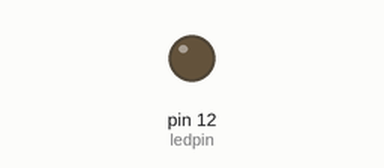
This sketch was run on a simulated Arduino Uno, built with avr-gcc and run on an emulated ATmega328P. Shown: output pins drawn as LEDs (lit = HIGH).

Above: at 1.0 s.
At 8.5 s:
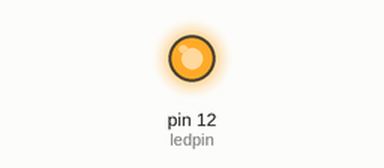
Timing chart, 0 to 8.9 s (numbered marks = the images above):
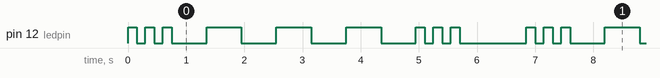

The sketch:

morseCodeLED.ino
```cpp
//morse code : SOS-> ..._ _ _...
int ledpin=12;
int dit=150;
int dah=600;
int longwait=1000;

void setup() {
  // put your setup code here, to run once:
pinMode(ledpin,OUTPUT);
}

void loop() {
  // put your main code here, to run repeatedly:
digitalWrite(ledpin,HIGH);
delay(dit);
digitalWrite(ledpin,LOW);
delay(dit);
digitalWrite(ledpin,HIGH);
delay(dit);
digitalWrite(ledpin,LOW);
delay(dit);
digitalWrite(ledpin,HIGH);
delay(dit);
digitalWrite(ledpin,LOW);
delay(dah);

digitalWrite(ledpin,HIGH);
delay(dah);
digitalWrite(ledpin,LOW);
delay(dah);
digitalWrite(ledpin,HIGH);
delay(dah);
digitalWrite(ledpin,LOW);
delay(dah);
digitalWrite(ledpin,HIGH);
delay(dah);
digitalWrite(ledpin,LOW);
delay(dah);

digitalWrite(ledpin,HIGH);
delay(dit);
digitalWrite(ledpin,LOW);
delay(dit);
digitalWrite(ledpin,HIGH);
delay(dit);
digitalWrite(ledpin,LOW);
delay(dit);
digitalWrite(ledpin,HIGH);
delay(dit);
digitalWrite(ledpin,LOW);
delay(dit);

delay(longwait);

}
```

Measured:
- by itself, pin 12 (ledpin): repeats every 6.9 s: 2 × (LOW 0.15 s, HIGH 0.15 s), 3 × (LOW 0.60 s, HIGH 0.60 s), LOW 0.60 s, 2 × (HIGH 0.15 s, LOW 0.15 s), HIGH 0.15 s, LOW 1.2 s, HIGH 0.15 s
- by itself, everything shown: repeats every 6.9 s, in 18 steps
